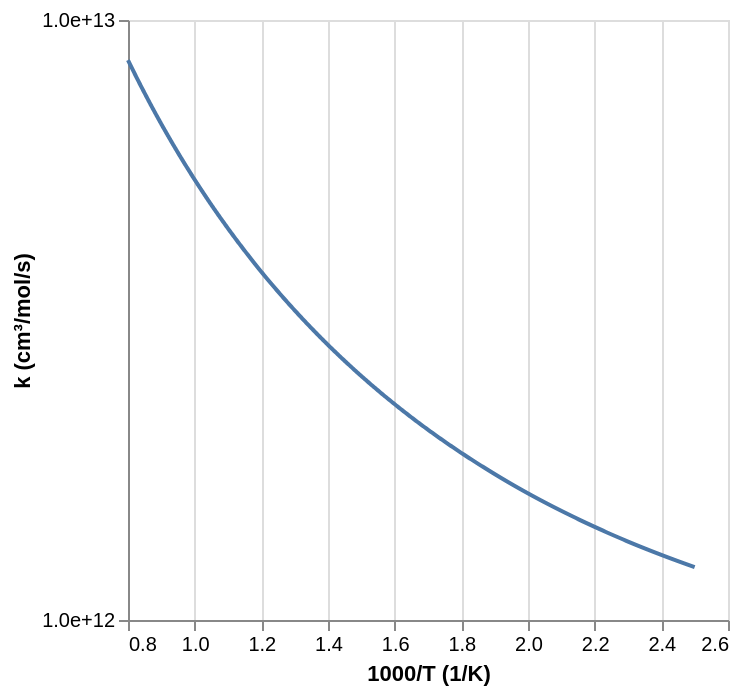
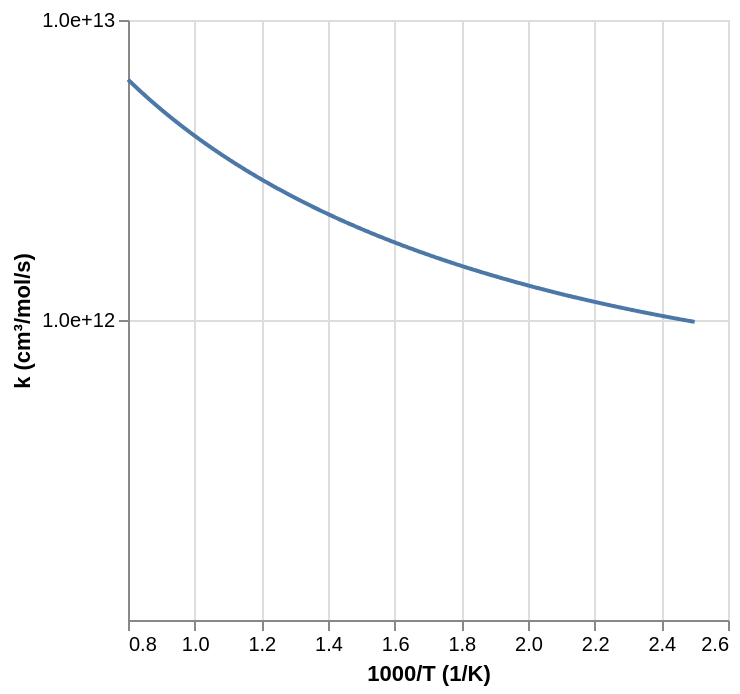
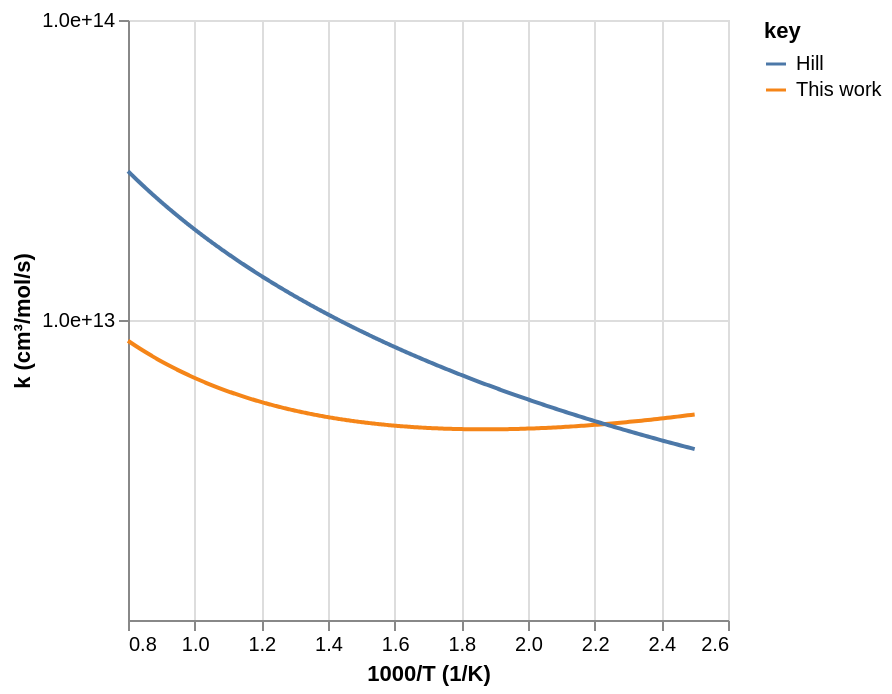
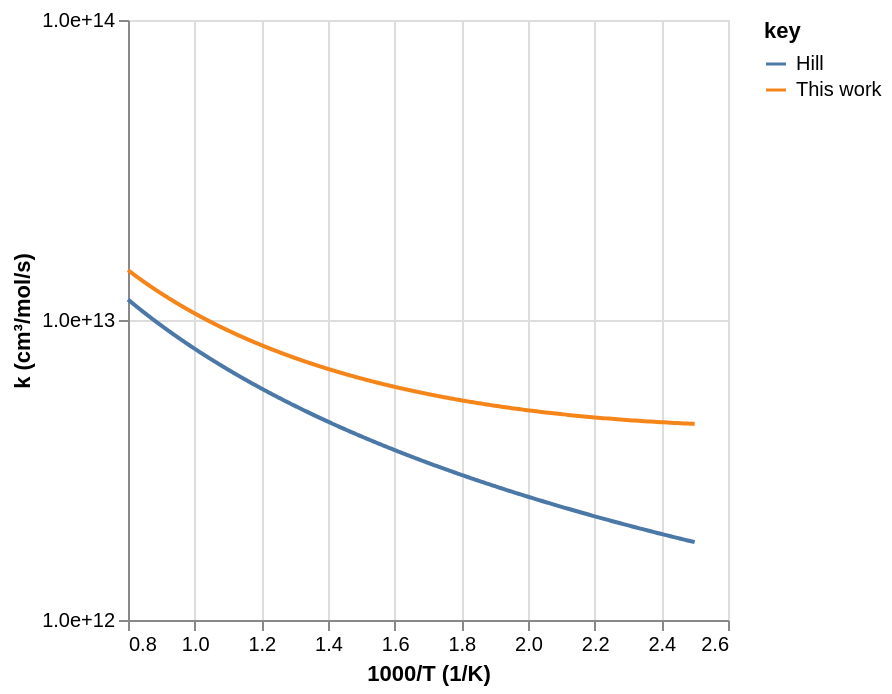

These figures' notebook cell, in order:
### Code cell
from util import ckin_path as ckin_path_
from util import data_path as data_path_

import automech

data_path = data_path_(root_path)
ckin_path = ckin_path_(root_path, tag)

# Read mechanisms
print("\nReading mechanisms...")
par_mech = automech.io.read(data_path / "full_raw.json")
cal_mech = automech.io.read(data_path / f"{tag}_calc.json")

# automech.with_rate_objects(
#     cal_mech, "obj", comp_mechs=[par_mech], comp_cols=["Other"], comp_stereo=False
# )

# Visualize intersections with the calculated mechanism
automech.display_reactions(
    cal_mech, comp_mechs=[par_mech], comp_labels=["Hill"], comp_stereo=False
)

### Figure 1 — Vega-Lite specification as saved in the notebook (floating-point values rounded to 4 significant figures; data arrays with more than 128 entries replaced by an {"elided": "..."} marker saying what was removed)
{"config": {"view": {"continuousWidth": 300, "continuousHeight": 300}}, "data": {"name": "data-53874d20cb5ce088a9ce45796b6f86a5"}, "mark": {"type": "line"}, "encoding": {"x": {"field": "x", "title": "1000/T (1/K)", "type": "quantitative"}, "y": {"axis": {"format": ".1e", "values": [1000000000000, 10000000000000, 100000000000000]}, "field": "value", "scale": {"type": "log"}, "title": "k (cm³/mol/s)", "type": "quantitative"}}, "transform": [{"fold": ["This work"]}], "$schema": "https://vega.github.io/schema/vega-lite/v5.20.1.json", "datasets": {"data-53874d20cb5ce088a9ce45796b6f86a5": {"elided": "500 records"}}}

### Figure 2 — Vega-Lite specification as saved in the notebook (floating-point values rounded to 4 significant figures; data arrays with more than 128 entries replaced by an {"elided": "..."} marker saying what was removed)
{"config": {"view": {"continuousWidth": 300, "continuousHeight": 300}}, "data": {"name": "data-fd5cb56734bb9f8391490aaaa5033237"}, "mark": {"type": "line"}, "encoding": {"x": {"field": "x", "title": "1000/T (1/K)", "type": "quantitative"}, "y": {"axis": {"format": ".1e", "values": [1000000000000, 10000000000000, 100000000000000]}, "field": "value", "scale": {"type": "log"}, "title": "k (cm³/mol/s)", "type": "quantitative"}}, "transform": [{"fold": ["This work"]}], "$schema": "https://vega.github.io/schema/vega-lite/v5.20.1.json", "datasets": {"data-fd5cb56734bb9f8391490aaaa5033237": {"elided": "500 records"}}}

### Figure 3 — Vega-Lite specification as saved in the notebook (floating-point values rounded to 4 significant figures; data arrays with more than 128 entries replaced by an {"elided": "..."} marker saying what was removed)
{"config": {"view": {"continuousWidth": 300, "continuousHeight": 300}}, "data": {"name": "data-df1e2827622521d590a4565f02b209cf"}, "mark": {"type": "line"}, "encoding": {"color": {"field": "key", "type": "nominal"}, "x": {"field": "x", "title": "1000/T (1/K)", "type": "quantitative"}, "y": {"axis": {"format": ".1e", "values": [10000000000000, 100000000000000]}, "field": "value", "scale": {"type": "log"}, "title": "k (cm³/mol/s)", "type": "quantitative"}}, "transform": [{"fold": ["This work", "Hill"]}], "$schema": "https://vega.github.io/schema/vega-lite/v5.20.1.json", "datasets": {"data-df1e2827622521d590a4565f02b209cf": {"elided": "500 records"}}}

### Figure 4 — Vega-Lite specification as saved in the notebook (floating-point values rounded to 4 significant figures; data arrays with more than 128 entries replaced by an {"elided": "..."} marker saying what was removed)
{"config": {"view": {"continuousWidth": 300, "continuousHeight": 300}}, "data": {"name": "data-793ca321ddf89d6e291ad5263156b014"}, "mark": {"type": "line"}, "encoding": {"color": {"field": "key", "type": "nominal"}, "x": {"field": "x", "title": "1000/T (1/K)", "type": "quantitative"}, "y": {"axis": {"format": ".1e", "values": [1000000000000, 10000000000000, 100000000000000]}, "field": "value", "scale": {"type": "log"}, "title": "k (cm³/mol/s)", "type": "quantitative"}}, "transform": [{"fold": ["This work", "Hill"]}], "$schema": "https://vega.github.io/schema/vega-lite/v5.20.1.json", "datasets": {"data-793ca321ddf89d6e291ad5263156b014": {"elided": "500 records"}}}
